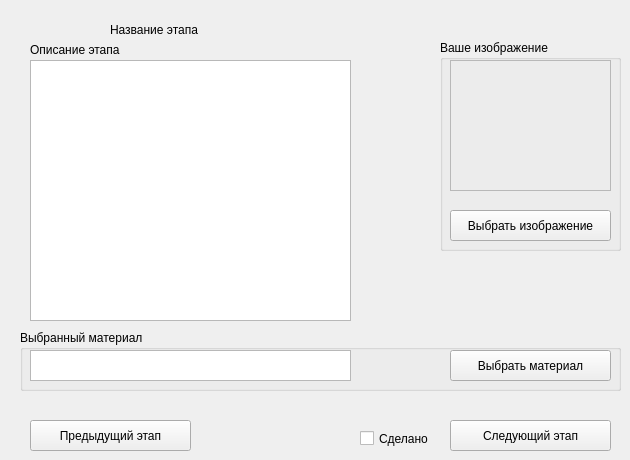
      <widget class="QWidget" name="tab_8">
       <attribute name="title">
        <string>7</string>
       </attribute>
       <widget class="QTextEdit" name="textEdit_16">
        <property name="geometry">
         <rect>
          <x>30</x>
          <y>60</y>
          <width>321</width>
          <height>261</height>
         </rect>
        </property>
       </widget>
       <widget class="QPushButton" name="pushButton_34">
        <property name="geometry">
         <rect>
          <x>450</x>
          <y>420</y>
          <width>161</width>
          <height>31</height>
         </rect>
        </property>
        <property name="text">
         <string>Следующий этап</string>
        </property>
       </widget>
       <widget class="QCheckBox" name="checkBox_8">
        <property name="geometry">
         <rect>
          <x>360</x>
          <y>430</y>
          <width>70</width>
          <height>17</height>
         </rect>
        </property>
        <property name="toolTip">
         <string>Если вы уже сделали этот шаг, отметьте &quot;Сделано&quot;</string>
        </property>
        <property name="text">
         <string>Сделано</string>
        </property>
       </widget>
       <widget class="QPushButton" name="pushButton_36">
        <property name="geometry">
         <rect>
          <x>30</x>
          <y>420</y>
          <width>161</width>
          <height>31</height>
         </rect>
        </property>
        <property name="text">
         <string>Предыдущий этап</string>
        </property>
       </widget>
       <widget class="QLabel" name="label_17">
        <property name="geometry">
         <rect>
          <x>110</x>
          <y>4</y>
          <width>421</width>
          <height>51</height>
         </rect>
        </property>
        <property name="text">
         <string>Название этапа</string>
        </property>
        <property name="scaledContents">
         <bool>true</bool>
        </property>
        <property name="wordWrap">
         <bool>true</bool>
        </property>
       </widget>
       <widget class="QGroupBox" name="groupBox_7">
        <property name="geometry">
         <rect>
          <x>20</x>
          <y>330</y>
          <width>601</width>
          <height>61</height>
         </rect>
        </property>
        <property name="title">
         <string>Выбранный материал</string>
        </property>
        <widget class="QTextEdit" name="textEdit_15">
         <property name="geometry">
          <rect>
           <x>10</x>
           <y>20</y>
           <width>321</width>
           <height>31</height>
          </rect>
         </property>
         <property name="readOnly">
          <bool>true</bool>
         </property>
        </widget>
        <widget class="QPushButton" name="pushButton_33">
         <property name="geometry">
          <rect>
           <x>430</x>
           <y>20</y>
           <width>161</width>
           <height>31</height>
          </rect>
         </property>
         <property name="text">
          <string>Выбрать материал</string>
         </property>
        </widget>
       </widget>
       <widget class="QLabel" name="label_28">
        <property name="geometry">
         <rect>
          <x>30</x>
          <y>40</y>
          <width>281</width>
          <height>20</height>
         </rect>
        </property>
        <property name="text">
         <string>Описание этапа</string>
        </property>
       </widget>
       <widget class="QGroupBox" name="groupBox_17">
        <property name="geometry">
         <rect>
          <x>440</x>
          <y>40</y>
          <width>181</width>
          <height>211</height>
         </rect>
        </property>
        <property name="title">
         <string>Ваше изображение</string>
        </property>
        <widget class="QLabel" name="label_10">
         <property name="geometry">
          <rect>
           <x>10</x>
           <y>20</y>
           <width>161</width>
           <height>131</height>
          </rect>
         </property>
         <property name="frameShape">
          <enum>QFrame::StyledPanel</enum>
         </property>
         <property name="text">
          <string/>
         </property>
        </widget>
        <widget class="QPushButton" name="pushButton_35">
         <property name="geometry">
          <rect>
           <x>10</x>
           <y>170</y>
           <width>161</width>
           <height>31</height>
          </rect>
         </property>
         <property name="toolTip">
          <string>Если вы хотите добавить ваше изображение к данному этапу строительства</string>
         </property>
         <property name="text">
          <string>Выбрать изображение</string>
         </property>
        </widget>
       </widget>
      </widget>
